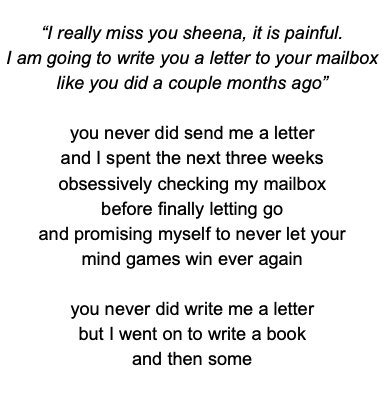
#> input picture sc.png, 386 x 405 px
$ python poemtok_final.py sc.png sc.png
#> lines starting #> are read from the running program, lines starting #| are printed output that depends on the picture
#!/usr/bin/env python3
"""
PoemTok Final Version
-------------------
Creates TikTok-style videos with white text on a semi-transparent black background,
exactly like the processed_sc_video.mp4 but with customizable text size.
"""

import os
import sys
import argparse
import subprocess
import tempfile
from PIL import Image, ImageOps, ImageEnhance, ImageFilter

def process_image(image_path, output_path=None, bg_opacity=0.8, contrast=2.0):
    """
    Process an image to have white text on a semi-transparent black background.

    Args:
        image_path: Path to the input image
        output_path: Path to save the processed image (if None, uses a temp file)
        bg_opacity: Opacity of the background (0-1)
        contrast: Contrast enhancement factor

    Returns:
        Path to the processed image
    """
#> called with image_path = 'sc.png', bg_opacity = 0.8, contrast = 2
    print(f"Processing image to create white text on semi-transparent background...")

    # Open the image
    image = Image.open(image_path)
#> image is the input picture: PIL image 386x405 RGBA; mean R, G, B, A 234.2, 234.2, 234.2, 255

    # Convert to grayscale
    gray_image = image.convert("L")

    # Invert colors to make text white on black
    inverted = ImageOps.invert(gray_image)
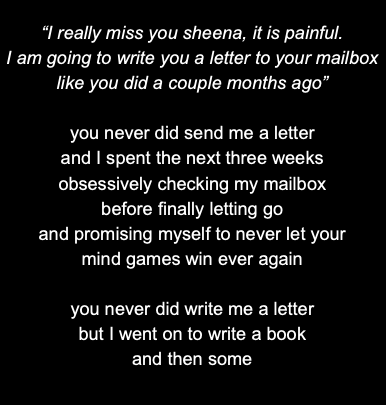
#> inverted: PIL image 386x405 L; min 0, max 255, mean 20.8

    # Enhance contrast to make text stand out
    enhancer = ImageEnhance.Contrast(inverted)
    high_contrast = enhancer.enhance(contrast)
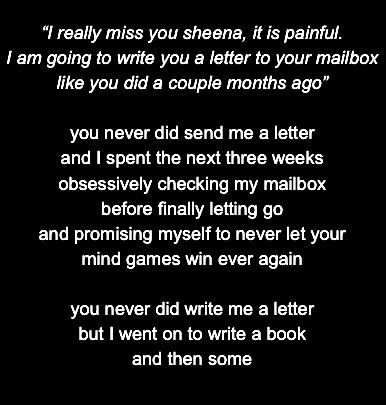
#> high_contrast: PIL image 386x405 L; min 0, max 255, mean 25.6

    # Create a new image with an alpha channel (RGBA)
    processed = Image.new("RGBA", high_contrast.size, (0, 0, 0, 0))
#> processed: PIL image 386x405 RGBA; every value is 0

    # Calculate alpha value for background
    bg_alpha = int(255 * bg_opacity)

    # Process the image to create white text on semi-transparent black background
    for y in range(high_contrast.height):
        for x in range(high_contrast.width):
            pixel = high_contrast.getpixel((x, y))
            if pixel > 200:  # If the pixel is bright (text)
                processed.putpixel((x, y), (255, 255, 255, 255))  # White, fully opaque
            else:  # Background
                processed.putpixel((x, y), (0, 0, 0, bg_alpha))  # Black, semi-transparent
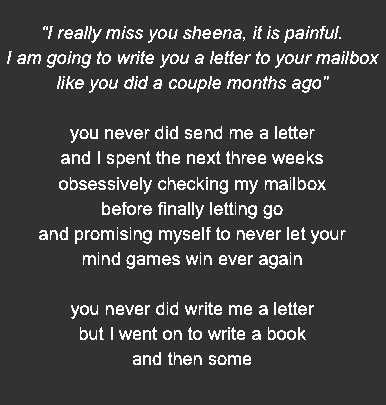
#> processed: PIL image 386x405 RGBA; mean R, G, B, A 22.1, 22.1, 22.1, 208.4; transparent parts drawn white

    # Save the processed image
    if output_path is None:
        temp_dir = tempfile.mkdtemp()
        output_path = os.path.join(temp_dir, f"processed_{os.path.basename(image_path)}")

    processed.save(output_path, "PNG")
    print(f"Saved processed image to {output_path}")

    return output_path

def create_video(image_path, video_path, output_path, duration=5, scale=0.7):
    """
    Create a video with the processed image overlay.

    Args:
        image_path: Path to the image
        video_path: Path to the background video
        output_path: Path to save the output video
        duration: Duration of the video in seconds
        scale: Scale factor for the image (0-1)

    Returns:
        Path to the created video
    """
    # Create output directory if it doesn't exist
    os.makedirs(os.path.dirname(output_path), exist_ok=True)

    # Process the image
    processed_image = process_image(image_path)

    print(f"Creating video with overlay...")

    # Use direct method which works reliably
    command = [
        "ffmpeg", "-y",
        "-i", video_path,
        "-i", processed_image,
        "-filter_complex", (
            f"[1:v]scale=iw*{scale}:-1[scaled];"
            f"[0:v][scaled]overlay=(W-w)/2:(H-h)/2:enable='between(t,0,{duration})'"
        ),
        "-c:v", "libx264",
        "-c:a", "copy",
        "-t", str(duration),
        output_path
    ]

    try:
        subprocess.run(command, check=True, stdout=subprocess.PIPE, stderr=subprocess.PIPE)
#> (this line was passed over: subprocess is not available in this run)
        print(f"Created video: {output_path}")

        # Verify the video was created properly
        verify_command = ["ffprobe", "-v", "error", "-show_entries", "format=duration", "-of", "default=noprint_wrappers=1:nokey=1", output_path]
        verify_result = subprocess.run(verify_command, check=True, stdout=subprocess.PIPE, stderr=subprocess.PIPE)
        duration_str = verify_result.stdout.decode('utf-8').strip()

        try:
            actual_duration = float(duration_str)
            print(f"Video duration: {actual_duration:.2f} seconds")
        except ValueError:
            print(f"Could not verify duration: {duration_str}")

        return output_path
    except subprocess.CalledProcessError as e:
        print(f"Error creating video: {e}")
        return None

def main():
    parser = argparse.ArgumentParser(description="Create TikTok videos with white text on semi-transparent black background")
    parser.add_argument("image_path", help="Path to the image file")
    parser.add_argument("video_path", help="Path to the background video")
    parser.add_argument("--output", "-o", default="output/final_video.mp4", help="Output video path")
    parser.add_argument("--duration", "-d", type=int, default=5, help="Duration of the video in seconds")
    parser.add_argument("--scale", "-s", type=float, default=0.7, help="Scale factor for the text size (0-1)")
    parser.add_argument("--bg-opacity", "-a", type=float, default=0.8, help="Opacity of the background (0-1)")
    parser.add_argument("--contrast", "-c", type=float, default=2.0, help="Contrast enhancement factor")

    args = parser.parse_args()

    # Create the video
    create_video(
        args.image_path,
        args.video_path,
        args.output,
        duration=args.duration,
        scale=args.scale
    )
#> (the call stopped at in create_video, `verify_result = subprocess.run(verify_command, check=True, stdout=subp..`: subprocess is not available in this run)

if __name__ == "__main__":
    main()
